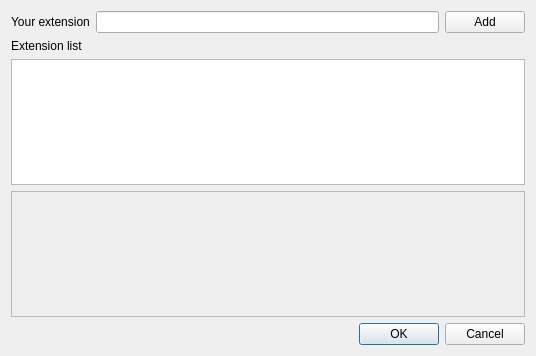
<?xml version="1.0" encoding="UTF-8"?>
<ui version="4.0">
 <class>SettingsWindow</class>
 <widget class="QDialog" name="SettingsWindow">
  <property name="geometry">
   <rect>
    <x>0</x>
    <y>0</y>
    <width>536</width>
    <height>356</height>
   </rect>
  </property>
  <property name="windowTitle">
   <string>Dialog</string>
  </property>
  <layout class="QGridLayout" name="gridLayout">
   <item row="0" column="0">
    <layout class="QVBoxLayout" name="verticalLayout">
     <property name="sizeConstraint">
      <enum>QLayout::SetDefaultConstraint</enum>
     </property>
     <item>
      <layout class="QHBoxLayout" name="horizontalLayout">
       <item>
        <widget class="QLabel" name="yourExtenasionLabel">
         <property name="text">
          <string>Your extension</string>
         </property>
        </widget>
       </item>
       <item>
        <widget class="QLineEdit" name="extensionEdit"/>
       </item>
       <item>
        <widget class="QPushButton" name="addExtensionBtn">
         <property name="text">
          <string>Add</string>
         </property>
        </widget>
       </item>
      </layout>
     </item>
     <item>
      <widget class="QLabel" name="extensionListlabel">
       <property name="text">
        <string>Extension list</string>
       </property>
      </widget>
     </item>
     <item>
      <widget class="QListWidget" name="extensionListWidget"/>
     </item>
     <item>
      <widget class="QPlainTextEdit" name="extensionsTextEdit">
       <property name="enabled">
        <bool>false</bool>
       </property>
      </widget>
     </item>
     <item>
      <widget class="QDialogButtonBox" name="buttonBox">
       <property name="orientation">
        <enum>Qt::Horizontal</enum>
       </property>
       <property name="standardButtons">
        <set>QDialogButtonBox::Cancel|QDialogButtonBox::Ok</set>
       </property>
      </widget>
     </item>
    </layout>
   </item>
  </layout>
 </widget>
 <resources/>
 <connections>
  <connection>
   <sender>buttonBox</sender>
   <signal>accepted()</signal>
   <receiver>SettingsWindow</receiver>
   <slot>accept()</slot>
   <hints>
    <hint type="sourcelabel">
     <x>289</x>
     <y>274</y>
    </hint>
    <hint type="destinationlabel">
     <x>157</x>
     <y>274</y>
    </hint>
   </hints>
  </connection>
  <connection>
   <sender>buttonBox</sender>
   <signal>rejected()</signal>
   <receiver>SettingsWindow</receiver>
   <slot>reject()</slot>
   <hints>
    <hint type="sourcelabel">
     <x>316</x>
     <y>260</y>
    </hint>
    <hint type="destinationlabel">
     <x>286</x>
     <y>274</y>
    </hint>
   </hints>
  </connection>
 </connections>
</ui>
